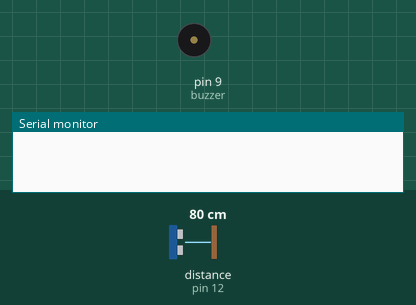
The sketch below on a simulated Arduino Uno, built with avr-gcc and run on an emulated ATmega328P. On the bench: buzzer (waves = sounding), the last lines printed to the serial monitor. Wiring (inferred from the names in the program): ultrasonic range finder: trigger pin 11; echo pin 12. The inputs (shaded band) are chosen by the test bench; at power-on: distance to the obstacle (sensor on pin 12) 80 cm. The echo pulse lasts 58.3 µs per cm.

Above: at 0.1 s.
At 4.1 s:
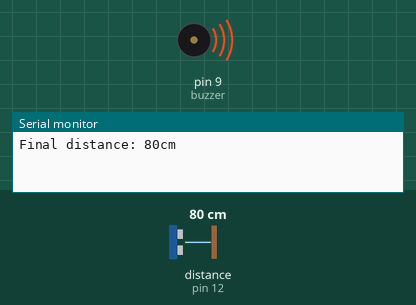
Timing chart, 0 to 5.6 s (numbered marks = the images above):
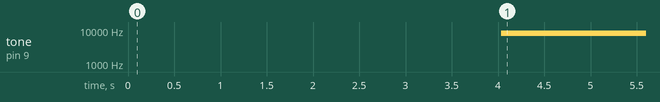

The sketch:

ultrasonic_test.ino
```cpp
int trigPin = 11;    // Trigger
int echoPin = 12;    // Echo
long duration, cm, inches;
const int buzzer = 9;

void setup() {
  //Serial Port begin
  Serial.begin (9600);
  //Define inputs and outputs
  pinMode(trigPin, OUTPUT);
  pinMode(echoPin, INPUT);
  pinMode(buzzer, OUTPUT);
}

void loop() {
  // Wait until the object is further than 4cm away
  while (true) {
    digitalWrite(trigPin, LOW);
    delayMicroseconds(5);
    digitalWrite(trigPin, HIGH);
    delayMicroseconds(10);
    digitalWrite(trigPin, LOW);
    duration = pulseIn(echoPin, HIGH);
    cm = (duration/2) / 29.1;
    if (cm > 4) {
      break;
    }
  }

  // Record for 4 seconds
  long startTime = millis();
  long endTime = startTime + 4000;
  int numReadings = 0;
  long totalDistance = 0;
  while (millis() < endTime) {
    digitalWrite(trigPin, LOW);
    delayMicroseconds(5);
    digitalWrite(trigPin, HIGH);
    delayMicroseconds(10);
    digitalWrite(trigPin, LOW);
    duration = pulseIn(echoPin, HIGH);
    cm = (duration/2) / 29.1;
    totalDistance += cm;
    numReadings++;
    delay(50); // Wait for 50ms before taking the next reading
  }

  // Calculate and display the final value
  cm = totalDistance / numReadings;
  Serial.print("Final distance: ");
  Serial.print(cm);
  Serial.print("cm");
  Serial.println();
  tone(buzzer,cm*100);

  delay(1000); // Wait for 1 second before taking another measurement
}
```

Measured:
- by itself, tone on pin 9 (buzzer): silent → 8000 Hz at 4.0 s
